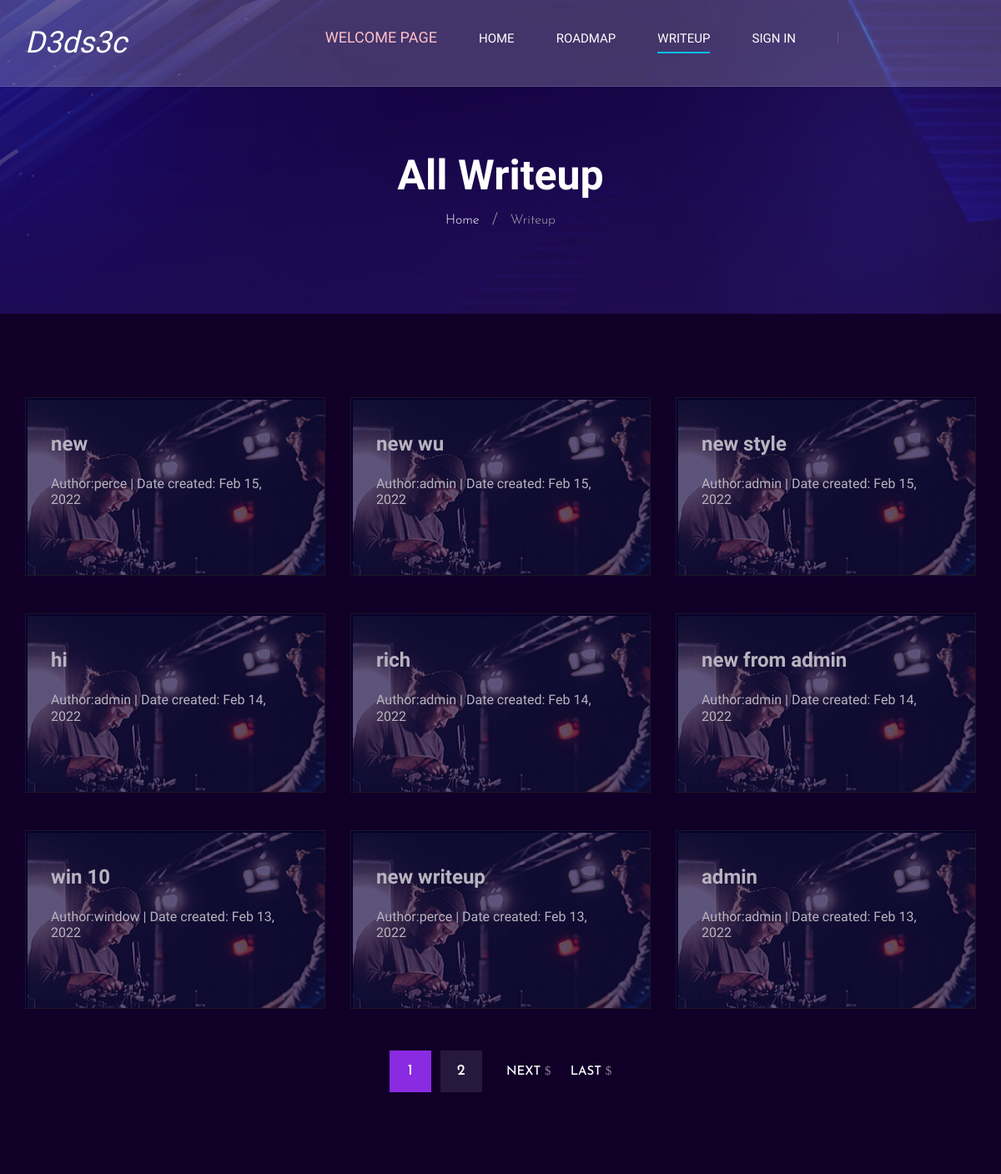
Before: /dedsec/writeup/ (upper part) with the older database file.
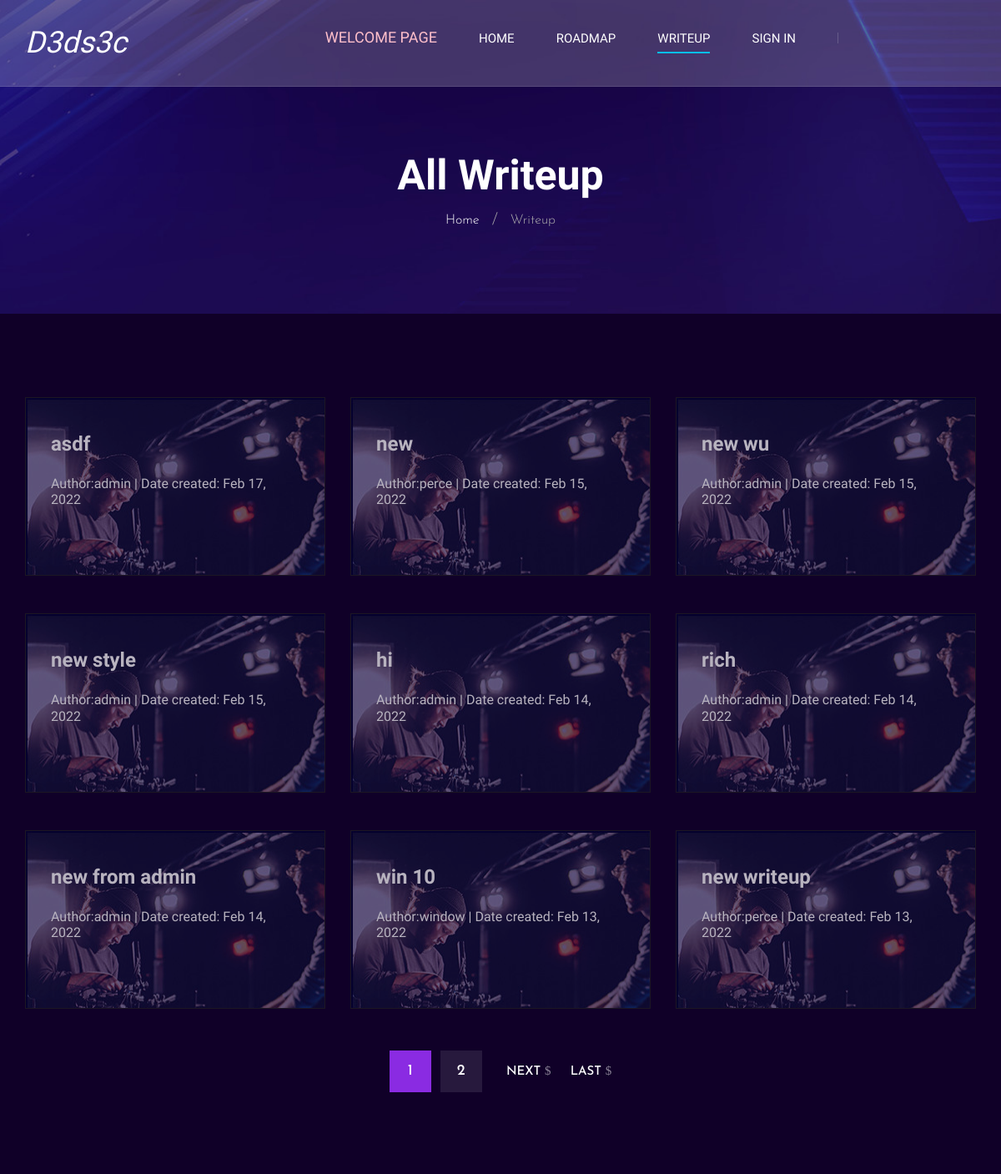
After: the same page with the newer database file.
### writeup/models.py (models this page shows, shortened)
class Writeup(models.Model):
    like = models.ManyToManyField(User,related_name='like')
    title = models.CharField(max_length=100)
    prerequis =  RichTextUploadingField(blank=True, null=True)
    content_upload = RichTextUploadingField(blank=True, null=True)
    cate = models.ManyToManyField(Cate, related_name='writeup')
    date_create = models.DateTimeField(default = timezone.now)
    author = models.ForeignKey(User, on_delete=models.CASCADE,related_name='writeup')

### writeup/views.py (the view)
class Writeuplist(ListView):
    model = Writeup
    context_object_name = 'post'
    paginate_by = 9
    def get_queryset(self) :
        return Writeup.objects.all().order_by('-date_create')

### writeup/templates/writeup/writeup.html (shortened to what the changed rows need)
{%extends 'writeup/base.html'%}
{%load static%}
{% block content %}
    <header class="header">
        <div class="container">
            <div class="row">
                <div class="col-lg-2">
                    <div class="header__logo">
                        <a href="{%url 'wuhpage'%}" style="color: white;"><h2 style="color: white;"><em> D3ds3c</em> </h2></a>
                    </div>
                </div>
            </div>
        </div>
    </header>
    <div class="breadcrumb-option spad set-bg" data-setbg="{% static 'writeup/img/breadcrumb-bg.jpg'%}">
        <div class="container">
            <div class="row">
                <div class="col-lg-12 text-center">
                    <div class="breadcrumb__text">
                        <h2>All Writeup</h2>
                    </div>
                </div>
            </div>
        </div>
    </div>
    <section class="blog spad">
        <div class="container">
            <div class="row">
                {%for p in post%}
                <div class="col-lg-4 col-md-6 col-sm-6">
                    <a href="{%url 'writeupdetail' p.id%}">
                    <div class="blog__item">
                        <h4>  {{p.title}}</h4>
                        <p> <h6 style="color: white;"> <a href="{%url 'profile' p.author.id%}"> Author:{{p.author.first_name}}</a>  | Date created: {{p.date_create|date:"M d, Y" }}</h6></p>
                        <br>
                    </div>
                    </a>
                </div>
                {%endfor%}
            </div>
            {%if is_paginated%}
                <div class="row">
                    <div class="col-lg-12">
                        <div class="pagination__option blog__pagi">
                            {%for p in page_obj.paginator.page_range%}
                            {%if p == page_obj.number%}
                            <a href="?page={{p}}" class="number__pagination " style="background-color: blueviolet;">{{p}}</a>
                            {%else%}
                            <a href="?page={{p}}" class="number__pagination">{{p}}</a>
                            {%endif%}
                            {%endfor%}
                            {%if page_obj.has_next%}
                            <a href="?page={{page_obj.next_page_number}}" class="arrow__pagination right__arrow">Next <span class="arrow_right"></span></a>
                            <a href="?page={{page_obj.paginator.num_pages }}" class="arrow__pagination right__arrow">Last <span class="arrow_right"></span></a>
                            {%endif%}
                        </div>
                    </div>
                </div>
            {%endif%}
        </div>
    </section>
{% endblock %}

Changed rows visible on the page:
no longer on this page (row unchanged): Writeup: title "admin", author.first_name "admin", date_create "Feb 13, 2022"
added Writeup: title "asdf", author.first_name "admin", date_create "Feb 17, 2022"
